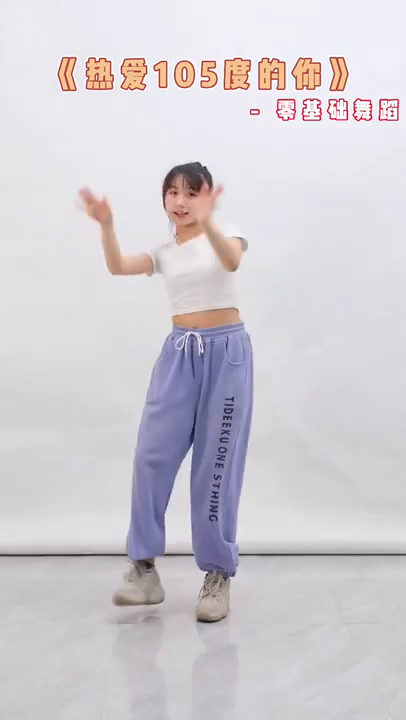
#> input picture frame 41 of mp4/105_song.mp4, 406 x 720 px, given in place of bonbon.mp4, which was not available
$ python pose_outputimg.py
#> lines starting #> are read from the running program, lines starting #| are printed output that depends on the picture
import cv2

cap = cv2.VideoCapture("./mp4/bonbon.mp4")
if not cap.isOpened():
    exit()
c = 1
i = 0
count = 60
while cap.isOpened():
    ret, frame = cap.read()
#> frame is the input picture: shape (720, 406, 3); mean B, G, R 210.6, 204.9, 209.4
    frame = frame[0:720, 350:950]
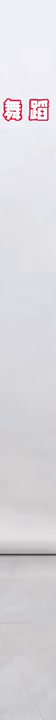
#> frame: shape (720, 56, 3); mean B, G, R 220.8, 216.1, 218
    # frame = cv2.resize(frame, (960, 640))
    # frame = cv2.flip(frame, 1)
    if not ret:
        exit()
    i += 1
    if i % count == 0:
        cv2.imwrite("./image/bonbon/" + str(c // 60) + ".jpg", frame)
        i = 0
    print(c)
    c += 1

cap.release()
# cv2.destroyAllWindows()

$ run again, starting later in the video
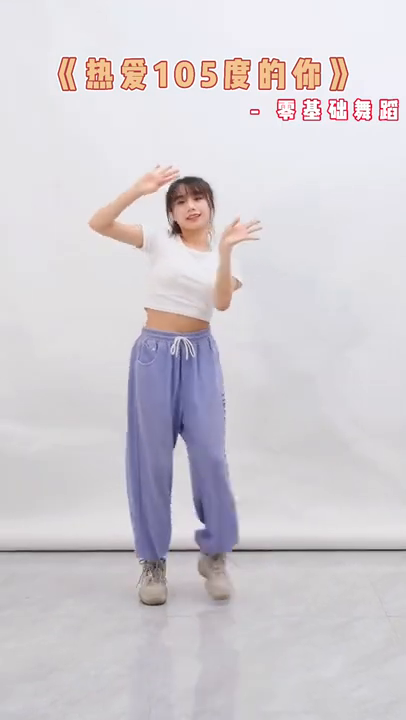
#> input picture frame 185 of mp4/105_song.mp4, 406 x 720 px, given in place of bonbon.mp4, which was not available
#> frame is the input picture: shape (720, 406, 3); mean B, G, R 211, 205.9, 210.6
#> `frame = frame[0:720, 350:950]`:
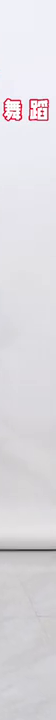
#> frame: shape (720, 56, 3); mean B, G, R 223.3, 218.5, 220.8

$ run again, starting later in the video
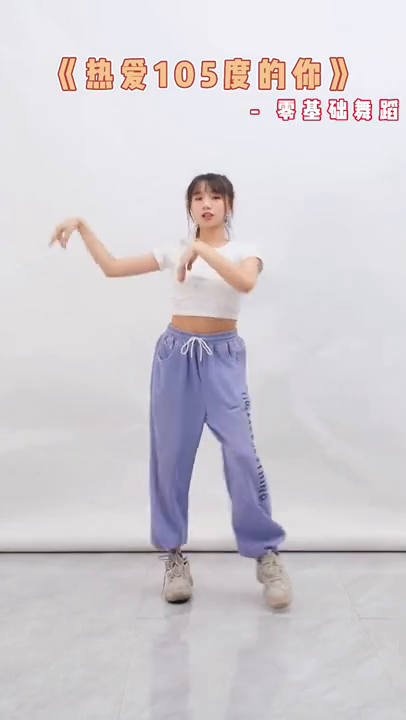
#> input picture frame 329 of mp4/105_song.mp4, 406 x 720 px, given in place of bonbon.mp4, which was not available
#> frame is the input picture: shape (720, 406, 3); mean B, G, R 211.3, 206.2, 210.9
#> `frame = frame[0:720, 350:950]`:
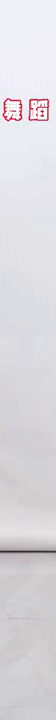
#> frame: shape (720, 56, 3); mean B, G, R 221.8, 217, 219.2
